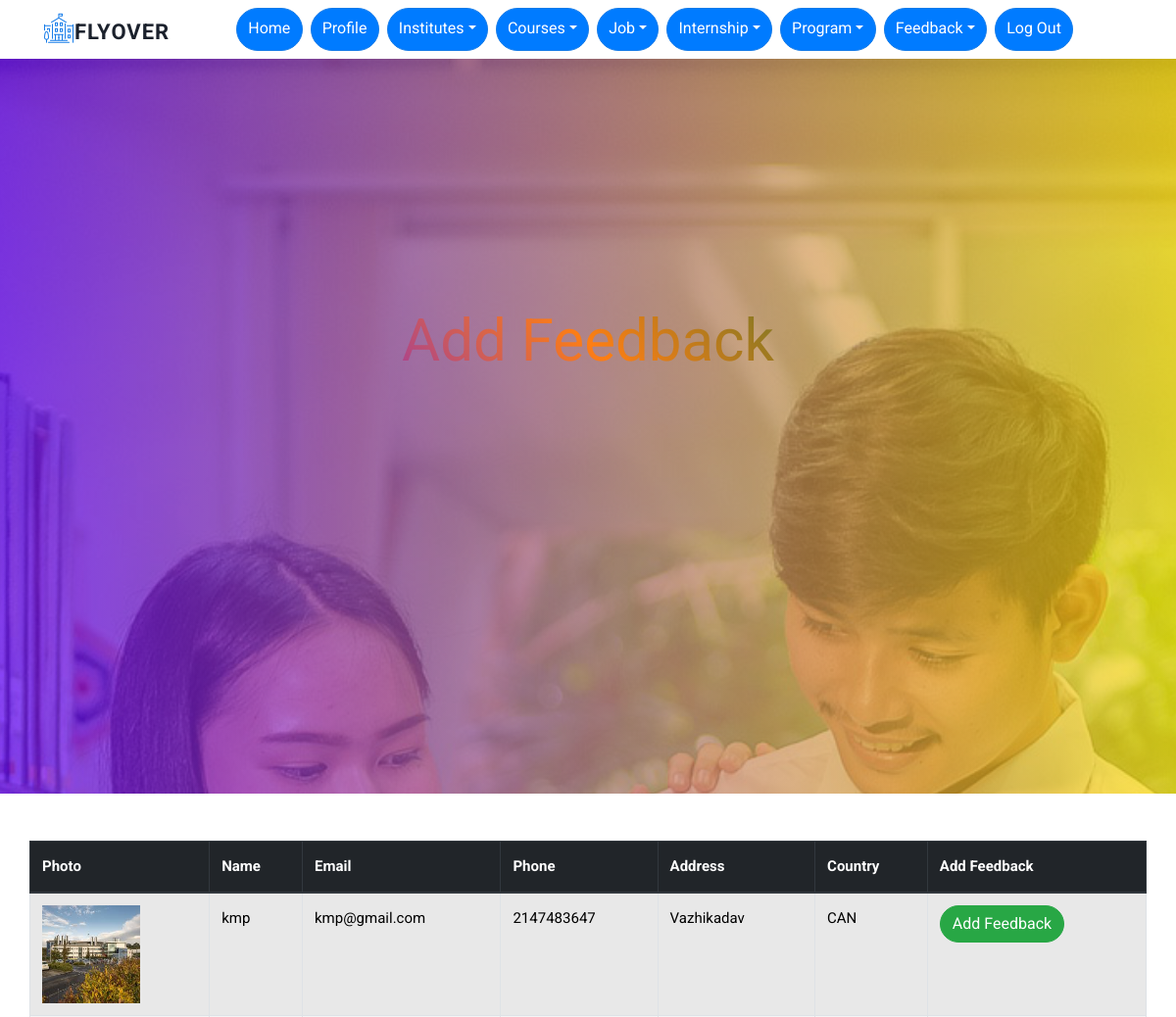
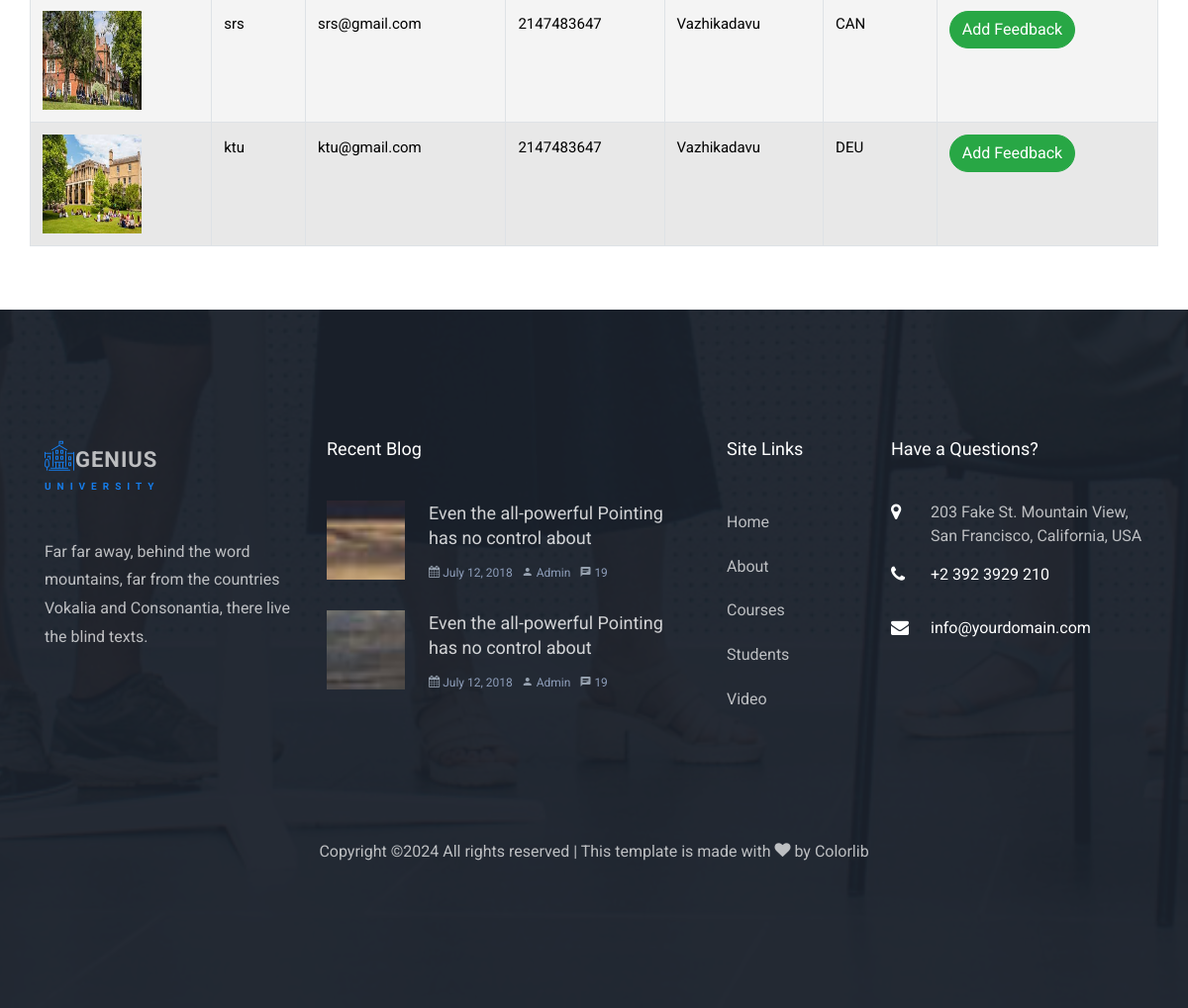
Screenshot of /user/add_feedback_view_institute.php with the database file from the repository (2 pictures, top to bottom).
### tables this page shows
CREATE TABLE `institute_reg` (
  `institute_reg_id` int(11) NOT NULL,
  `institute_name` varchar(100) NOT NULL,
  `institute_address` varchar(300) NOT NULL,
  `institute_email` varchar(100) NOT NULL,
  `institute_phone` varchar(30) NOT NULL,
  `institute_photo` varchar(100) NOT NULL,
  `institute_country` varchar(100) NOT NULL,
  `description` varchar(300) NOT NULL,
  `document` varchar(100) NOT NULL,
  `login_id` int(30) NOT NULL
);

### user/add_feedback_view_institute.php (the view, shortened to what this page needs)
<?php
    include 'header.php';
    ?>
    <body>
        <div class="hero-wrap" style="background-image: url('../assets/images/bg_1.jpg'); background-attachment:fixed;">
            <div class="overlay"></div>
            <div class="container">
                <div class="row no-gutters slider-text align-items-center justify-content-center" data-scrollax-parent="true">
                    <div class="col-md-8 ftco-animate text-center">
                        <h1 class="mb-4">Add Feedback</h1>
                    </div>
                </div>
            </div>
        </div>
        <div class="container my-5 gray-bg">
            <div class="row justify-content-center">
                <table class="table table-bordered table-hover table-striped">
                    <thead class="thead-dark">
                        <tr>
                            <th>Photo</th>
                            <th>Name</th>
                            <th>Email</th>
                            <th>Phone</th>
                            <th>Address</th>
                            <th>Country</th>
                            <th>Add Feedback</th>
                        </tr>
                    </thead>
                    <tbody>
                        <?php
                        include '../config.php';
                        $query = "SELECT r.*, l.status FROM institute_reg r JOIN login l ON r.login_id = l.login_id WHERE l.status ='approve' ";
                        $result = mysqli_query($con, $query);
                        if ($result->num_rows > 0) {
                            while ($row = $result->fetch_assoc()) {
                                echo "<tr>";
                                echo "<td><img style='width:100px;height:100px' src='../upload/" . htmlspecialchars($row['institute_photo']) . "' alt='Institute Photo'></td>";
                                echo "<td>" . htmlspecialchars($row['institute_name']) . "</td>";
                                echo "<td>" . htmlspecialchars($row['institute_email']) . "</td>";
                                echo "<td>" . htmlspecialchars($row['institute_phone']) . "</td>";
                                echo "<td>" . htmlspecialchars($row['institute_address']) . "</td>";
                                echo "<td>" . htmlspecialchars($row['institute_country']) . "</td>";
                                echo "<td><a href='add_feedback_form.php?id=" .  htmlspecialchars($row['institute_reg_id']) . "' class='btn btn-success'>Add Feedback</a></td>";
                                echo "</tr>";
                            }
                        } else {
                            echo "<tr><td colspan='9' class='text-center'>No Users Found</td></tr>";
                        }
                        ?>
                    </tbody>
                </table>
            </div>
        </div>
        <?php
        include 'footer.php';
        ?>
    </body>
    </html>

### user/add_feedback_view_institute.php (style rules this page uses)
.table { background-color: rgba(200, 200, 200, 0.2); color: #000; }
.thead-dark th { background-color: #343a40; color: #fff; }

### rows the page displays
institute_reg: institute_photo (picture), institute_name "kmp", institute_email "kmp@gmail.com", institute_phone "2147483647", institute_address "Vazhikadav", institute_country "CAN"
institute_reg: institute_photo (picture), institute_name "srs", institute_email "srs@gmail.com", institute_phone "2147483647", institute_address "Vazhikadavu", institute_country "CAN"
institute_reg: institute_photo (picture), institute_name "ktu", institute_email "ktu@gmail.com", institute_phone "2147483647", institute_address "Vazhikadavu", institute_country "DEU"
